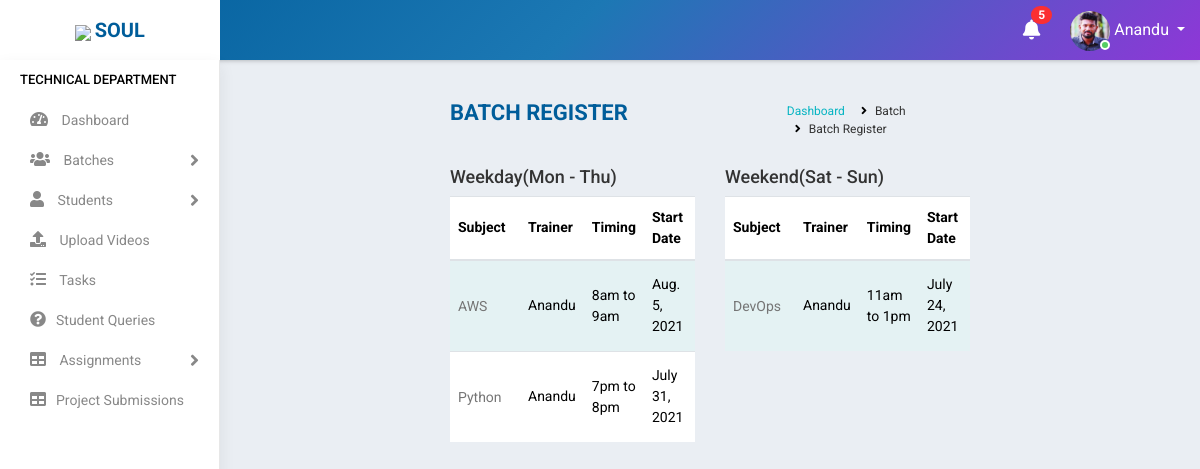
Screenshot of /batch_register/ (signed in) with the database file from the repository.
### accounts/models.py (models this page shows, shortened)
class Staff(models.Model):
    value= (
    ('1', 'Operations'),
    ('2', 'Sales'),
    ('3', 'Trainer'),
    ('4', 'Admin'),
    )
    state = (
    ('Andhra Pradesh','Andhra Pradesh'),
    ('Arunachal Pradesh','Arunachal Pradesh'),
    ('Assam','Assam'),
    ('Bihar','Bihar'),
    ('Chhattisgarh','Chattisgarh'),
    ('Goa','Goa'),
    ('Gujarat','Gujarat'),
    ('Haryana','Haryana'),
    ('Himachal Pradesh','Himachal Pradesh'),
    ('Jharkhand','Jharkhand'),
    ('Karnataka','Karnataka'),
    ('Kerala','Kerala'),
    ('Madhya Pradesh','Madhya Pradesh'),
    ('Maharashtra','Maharashtra'),
    ('Manipur','Manipur'),
    ('Meghalaya','Meghalaya'),
    ('Mizoram','Mizoram'),
    ('Nagaland','Nagaland'),
    ('Odisha','Odisha'),
    ('Rajasthan','Rajasthan'),
    ('Sikkim','Sikkim'),
    ('Tamil Nadu','Tamil Nadu'),
    ('Telangana','Telangana'),
    ('Tripura','Tripura'),
    ('Uttar Pradesh','Uttar Pradesh'),
    ('Uttarakhand','Uttarakhand'),
    ('West Bengal','West Bengal')
    )
    groups = (
        ('AB+', 'AB+'),
        ('AB-', 'AB-'),
        ('A+', 'A+'),
        ('A-', 'A-'),
        ('B+', 'B+'),
        ('B-', 'B-'),
        ('O+', 'O+'),
        ('O-', 'O-'),
        )
    user = models.OneToOneField(User,on_delete=models.CASCADE,null=True,blank=True)
    name = models.CharField(max_length=100,null=True, blank=True)
    empid = models.CharField(max_length=100,null=True, blank=True)
    mobile = models.CharField(max_length=10,null=True, blank=True)
    email = models.EmailField(max_length=200,null=True, blank=True)
    sex = models.CharField(max_length=10,null=True,choices=(('Male','Male'),('Female','Female')), blank=True)
    dob = models.DateField(null=True, blank=True)
    doj = models.DateField(null=True, blank=True)
    blood_group = models.CharField(max_length=100,null=True, blank=True,choices=groups)
    house = models.CharField(max_length=100,null=True, blank=True)
    street =models.CharField(max_length=100,null=True, blank=True)
    street2 =models.CharField(max_length=100,null=True, blank=True)
    city = models.CharField(max_length=100,null=True, blank=True)
    state = models.CharField(max_length=100,null=True,choices=state, blank=True)
    stype = models.CharField(max_length=100,null=True,choices=value, blank=True)
    status = models.CharField(max_length=20,choices=(('Active','Active'),('Inactive','Inactive')),default='Active')
    profile_pic = models.ImageField(null=True, blank=True,default="student.jpg")
    def __str__(self):
        return self.name

class Batch(models.Model):
    mod_value= [
    ('1', 'Weekday'),
    ('2', 'Weekend')
    ]
    status_value= [
        ('Yet to start', 'Yet to start'),
        ('Ongoing', 'Ongoing'),
        ('Completed', 'Completed'),
    ]
    subject = models.ForeignKey(Courses,on_delete=models.CASCADE,null=True,blank=True)
    trainer = models.ForeignKey(Staff,on_delete=models.CASCADE,null=True,limit_choices_to={'stype':"3"},blank=True)
    timing = models.CharField(max_length=100, null=True,blank=True)
    start_date = models.DateField(null=True,blank=True)
    end_date = models.DateField(null=True,blank=True)
    link = models.CharField(max_length=1000,null=True,blank=True)
    passcode = models.CharField(max_length=100,null=True,blank=True,default="N/A")
    mode = models.CharField(max_length=100,choices=mod_value,default=1,blank=True)
    status = models.CharField(max_length=100,choices=status_value,blank=True,default="Yet to start")

class Courses(models.Model):
    name = models.CharField(max_length=300,null=True)
    fee = models.CharField(max_length=6)
    link = models.CharField(max_length=1000,null=True, blank=True)
    project_file = models.CharField(max_length=1000,null=True,blank=True)
    pic = models.ImageField(null=True, blank=True)
    def __str__(self):
        return self.name

### accounts/views.py (the view)
# urls.py: path('batch_register/', AllBatchView.as_view(),name='batch_register'),
class AllBatchView(View):
    def get(self, request):
        user=request.user
        if user.is_authenticated:
            note = Notification.objects.filter(receiver=user).filter(status="Not Read").order_by('-datetime')
            no_count = note.count()
            try:
                s= Staff.objects.get(user=user)
                if s.stype == "1" or s.stype == "3":
                    b=Batch.objects.filter(mode="1")
                    c=Batch.objects.filter(mode="2")
                    return render(request,'accounts/all_batches.html',{'s':s,'b':b,'c':c,'no_count':no_count,'note':note})
                else:
                    return redirect('home')
            except:
                return redirect('home')
        else:
            return redirect('logout')

### accounts/templates/accounts/all_batches.html (shortened to what this page needs)
{% extends 'accounts/main.html' %}
    {% block content %}
<div class="main-wrapper">
    {% include 'accounts/navbar.html' %}
    {% if s.stype == "1" %}
    {% include 'accounts/sidebar_operations.html' %}
    {% elif s.stype == "2" %}
    {% include 'accounts/sidebar_sales.html' %}
    {% elif s.stype == "3" %}
    {% include 'accounts/sidebar_trainer.html' %}
    {% elif s.stype == "4" %}
    {% include 'accounts/sidebar_admin.html' %}
    {% endif %}
    <div class="page-wrapper">
        <div class="content container-fluid">
            <div class="page-header">
                <div class="row">
                    <div class="col-lg-7 col-md-12 col-sm-12 col-12">
                        <h5 class="text-uppercase">Batch Register</h5>
                    </div>
                    <div class="col-lg-5 col-md-12 col-sm-12 col-12">
                        <ul class="list-inline breadcrumb float-right">
                        <li class="list-inline-item"><a href="{% url 'operations_dashboard' %}">Dashboard</a></li>
                        <li class="list-inline-item">Batch</li>
                        <li class="list-inline-item">Batch Register</li>
                        </ul>
                    </div>
                </div>
            </div>
                <div class="row">
                    <div class="col-12 col-md-6">
                        <div class="table-responsive">
                            <h4>Weekday(Mon - Thu)</h4>
                        <table class="table table-striped custom-table datatable">
                            <thead>
                                <tr>
                                    <th style="min-width:70px;">Subject</th>
                                    <th style="min-width:50px;">Trainer</th>
                                    <th style="min-width:50px;">Timing</th>
                                    <th style="min-width:50px;">Start Date</th>
                                </tr>
                            </thead>
                            <tbody>
                                {% for i in b %}
                                <tr>
                                    <td><h2><a href="">{{i.subject}}</a></h2></td>
                                    <td>{{i.trainer}}</td>
                                    <td>{{i.timing}}</td>
                                    <td>{{i.start_date}}</td>
                                </tr>
                                {%  endfor %}
                            </tbody>
                        </table>
                        </div>
                    </div>
                    <div class="col-12 col-md-6">
                        <div class="table-responsive">
                            <h4>Weekend(Sat - Sun)</h4>
                        <table class="table table-striped custom-table datatable">
                            <thead>
                                <tr>
                                    <th style="min-width:70px;">Subject</th>
                                    <th style="min-width:50px;">Trainer</th>
                                    <th style="min-width:50px;">Timing</th>
                                    <th style="min-width:50px;">Start Date</th>
                                </tr>
                            </thead>
                            <tbody>
                                {% for i in c %}
                                <tr>
                                    <td><h2><a href="">{{i.subject}}</a></h2></td>
                                    <td>{{i.trainer}}</td>
                                    <td>{{i.timing}}</td>
                                    <td>{{i.start_date}}</td>
                                </tr>
                                {%  endfor %}
                            </tbody>
                        </table>
                        </div>
                    </div>
        </div>
    </div>
</div>
{% endblock %}

### accounts/templates/accounts/navbar.html (shortened to what this page needs)
<div class="header">
    <div class="header-left">
        <a href="https://www.teqstories.com" class="logo">
            <img src="https://www.teqstories.com/assets/images/Blue.png" style="height: 40px;width:auto;">
            <span class="text-uppercase"><b>Soul</b></span>
        </a>
    </div>
    <div class="page-title-box float-left">
    </div>
    <ul class="nav user-menu float-right">
        {% include 'accounts/mini/notify.html' %}
        <li class="nav-item dropdown has-arrow">
            <a href="#" class="dropdown-toggle nav-link user-link" data-toggle="dropdown">
                <span class="user-img">
                    {% if request.user.staff.profile_pic %}
                    <img class="rounded-circle" src="{{request.user.staff.profile_pic.url}}" width="40" height="40" alt="Admin">
                    {% endif %}
                    <span class="status online"></span></span>
                <span>{{request.user.staff.name|title}}</span>
            </a>
        </li>
    </ul>
</div>

### rows the page displays
Batch: subject "AWS", trainer "Anandu", timing "8am to 9am", start_date "Aug. 5, 2021"
Batch: subject "Python", trainer "Anandu", timing "7pm to 8pm", start_date "July 31, 2021"
Batch: subject "DevOps", trainer "Anandu", timing "11am to 1pm", start_date "July 24, 2021"

### other values shown
{{ no_count }} "5"
{{ request.user.staff.name|title }} "Anandu"
